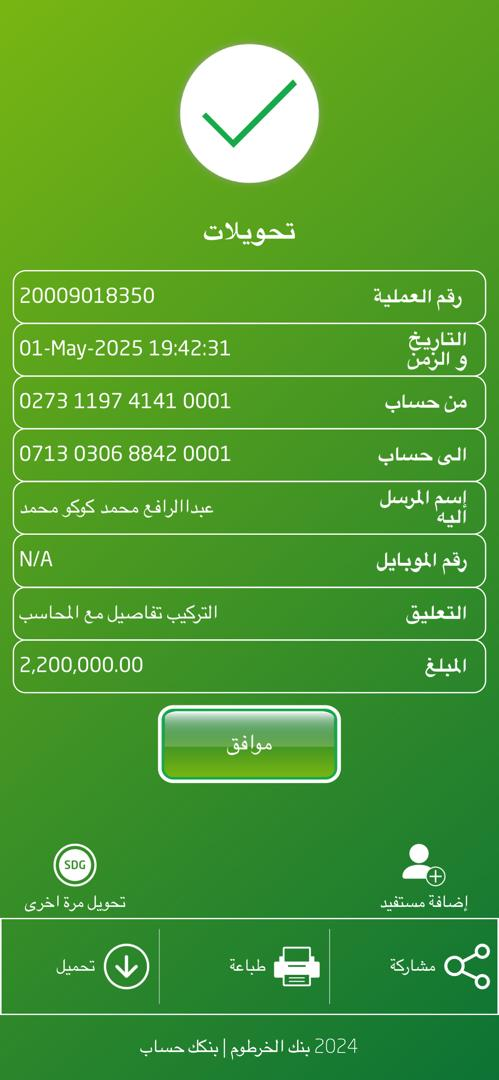
#> input picture core/image.jpg, 499 x 1080 px
$ python -i preprocessor.py   (imports and definitions only)
#> lines starting #> are read from the running program, lines starting #| are printed output that depends on the picture; after the words box and inside, x2 and y2 are one past the last pixel; in counts of white or black regions, pixels touching at a corner belong together
#> further down, picture is the input picture: shape (1080, 499, 3); mean B, G, R 52.7, 156, 80.4
"""
Image preprocessor for receipt extraction.
Crops to the white data box and normalizes size.
ROBUST VERSION: Multiple fallback strategies.
"""
import cv2
import numpy as np
from typing import Tuple, Optional


class ReceiptPreprocessor:
    """Preprocessor to crop and normalize receipts."""

    def __init__(self, target_height: int = 800):
        """
        Initialize preprocessor.

        Args:
            target_height: Target height for normalized receipts (default: 800px)
        """
        self.target_height = target_height

    def preprocess(self, image: np.ndarray, debug: bool = False) -> np.ndarray:
        """
        Preprocess receipt image.

        Args:
            image: Input image
            debug: If True, show debug visualizations

        Returns:
            Preprocessed image (cropped and normalized)
        """
#> called with debug = False
        h, w = image.shape[:2]
#> h = 1080; w = 499

        # Step 1: Find the white data box
        box_coords = self._find_white_box_robust(image)

        if box_coords is None:
            print("  ⚠️  Could not find white box, using intelligent fallback")
            # Fallback: crop to estimated region
            x = int(w * 0.03)
            y = int(h * 0.25)
            box_w = int(w * 0.94)
            box_h = int(h * 0.50)
            box_coords = (x, y, box_w, box_h)

        x, y, box_w, box_h = box_coords
        print(f"  ✓ Crop region: x={x}, y={y}, w={box_w}, h={box_h}")

        # Step 2: Crop to the box
        cropped = image[y:y+box_h, x:x+box_w]

        if debug:
            # Show the detected box
            debug_img = image.copy()
            cv2.rectangle(debug_img, (x, y), (x+box_w, y+box_h), (0, 255, 0), 3)
            cv2.imwrite("debug_box_detection.jpg", debug_img)
            cv2.imwrite("debug_cropped.jpg", cropped)
            print(f"  Saved: debug_box_detection.jpg, debug_cropped.jpg")

        # Step 3: Resize to standard height (maintaining aspect ratio)
        if self.target_height > 0:
            crop_h, crop_w = cropped.shape[:2]
            scale = self.target_height / crop_h
            new_w = int(crop_w * scale)
            resized = cv2.resize(cropped, (new_w, self.target_height),
                               interpolation=cv2.INTER_LINEAR)
            print(f"  ✓ Resized: {crop_w}x{crop_h} → {new_w}x{self.target_height}")
            return resized

        return cropped

    def _find_white_box_robust(self, image: np.ndarray) -> Optional[Tuple[int, int, int, int]]:
        """
        Find the white data box using multiple strategies.

        Args:
            image: Input image

        Returns:
            (x, y, width, height) or None if not found
        """
        h, w = image.shape[:2]
#> h = 1080; w = 499

        # Strategy 1: Horizontal projection (most reliable for this layout)
        box = self._find_by_projection(image)
        if box:
            print(f"  ✓ Found box using projection method")
            return box

        # Strategy 2: Edge-based detection
        box = self._find_by_edges(image)
        if box:
            print(f"  ✓ Found box using edge detection")
            return box

        # Strategy 3: Color-based (white region in green background)
        box = self._find_by_color(image)
        if box:
            print(f"  ✓ Found box using color detection")
            return box

        print(f"  ⚠️  All detection methods failed")
        return None

    def _find_by_projection(self, image: np.ndarray) -> Optional[Tuple[int, int, int, int]]:
        """
        Find box by analyzing horizontal brightness projection.
        The white box will have high brightness, green areas will be dark.
        """
        h, w = image.shape[:2]
#> h = 1080; w = 499

        # Convert to grayscale
        if len(image.shape) == 3:
            gray = cv2.cvtColor(image, cv2.COLOR_BGR2GRAY)
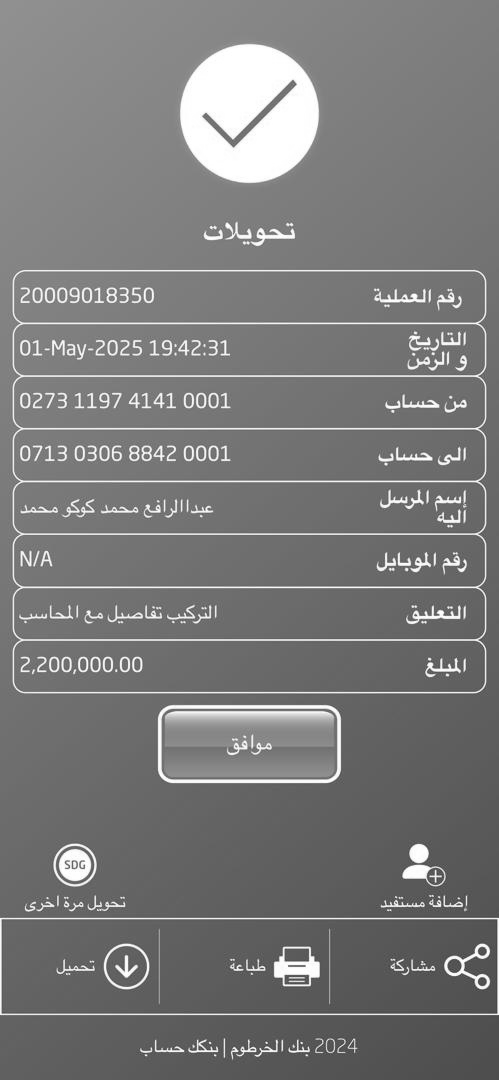
#> gray: shape (1080, 499); min 50, max 255, mean 121.6
        else:
            gray = image.copy()

        # Calculate horizontal projection (average brightness per row)
        projection = np.mean(gray, axis=1)
#> projection = 1080 values, max 239.9 at index 918, min 85.05 at index 1012, mean 121.6

        # Smooth the projection
        kernel_size = max(5, h // 100)
#> kernel_size = 10
        projection_smooth = np.convolve(projection, np.ones(kernel_size)/kernel_size, mode='same')
#> projection_smooth = 1080 values, max 162.3 at index 107, min 52.04 at index 1079, mean 121.3

        # Find the brightest continuous region (white box)
        threshold = np.mean(projection_smooth) + 20
#> threshold = 141.3

        # Find start and end of bright region
        bright_rows = projection_smooth > threshold

        # Find continuous segments
        segments = []
        start = None
        for i, is_bright in enumerate(bright_rows):
            if is_bright and start is None:
                start = i
            elif not is_bright and start is not None:
                segments.append((start, i))
                start = None
#> this loop made 1080 passes
#> (is_bright, start) on pass 48: (True, 47)
#> start on pass 298: 297
#> after the loop, segments = [(47, 177), (297, 299)]
        if start is not None:
            segments.append((start, len(bright_rows)))

        if not segments:
            return None

        # Pick the largest segment
        largest = max(segments, key=lambda s: s[1] - s[0])
#> largest = (47, 177)
        y_start, y_end = largest
#> y_start = 47; y_end = 177

        # Must be reasonably sized
        box_height = y_end - y_start
#> box_height = 130
        if box_height < h * 0.2 or box_height > h * 0.7:
            return None

        # Find horizontal boundaries (vertical projection)
        roi = gray[y_start:y_end, :]
        v_projection = np.mean(roi, axis=0)
        v_projection_smooth = np.convolve(v_projection, np.ones(kernel_size)/kernel_size, mode='same')

        v_threshold = np.mean(v_projection_smooth) + 10
        bright_cols = v_projection_smooth > v_threshold

        # Find leftmost and rightmost bright columns
        bright_indices = np.where(bright_cols)[0]
        if len(bright_indices) < w * 0.3:
            return None

        x_start = bright_indices[0]
        x_end = bright_indices[-1]

        # Add small margin
        margin_y = int(box_height * 0.02)
        margin_x = int((x_end - x_start) * 0.01)

        y_start = max(0, y_start - margin_y)
        y_end = min(h, y_end + margin_y)
        x_start = max(0, x_start - margin_x)
        x_end = min(w, x_end + margin_x)

        return (x_start, y_start, x_end - x_start, y_end - y_start)

    def _find_by_edges(self, image: np.ndarray) -> Optional[Tuple[int, int, int, int]]:
        """Find box by detecting the rounded rectangle border."""
        h, w = image.shape[:2]
#> h = 1080; w = 499

        # Convert to grayscale
        if len(image.shape) == 3:
            gray = cv2.cvtColor(image, cv2.COLOR_BGR2GRAY)
        else:
            gray = image.copy()

        # Edge detection
        edges = cv2.Canny(gray, 30, 100)
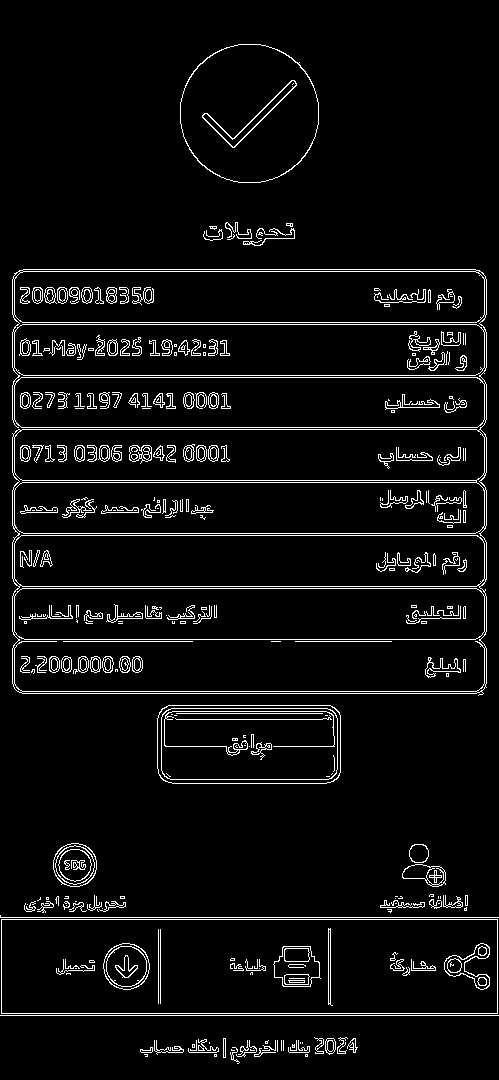
#> edges: shape (1080, 499); 5.4% white in thin lines or dots

        # Dilate to connect nearby edges
        kernel = np.ones((3, 3), np.uint8)
        edges = cv2.dilate(edges, kernel, iterations=1)
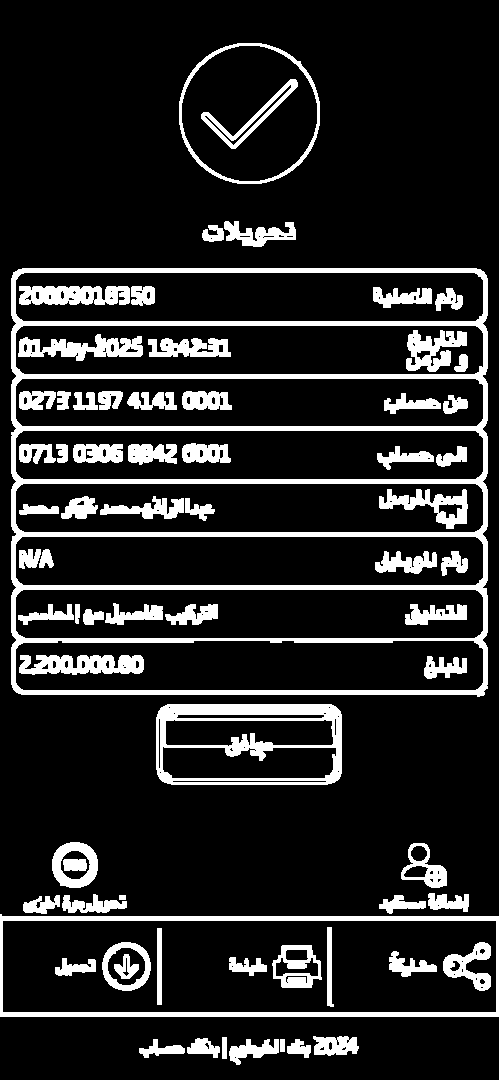
#> edges: shape (1080, 499); 14.6% white; 71 white regions

        # Find contours
        contours, _ = cv2.findContours(edges, cv2.RETR_EXTERNAL, cv2.CHAIN_APPROX_SIMPLE)
#> contours = 20 contours; largest, box (x1, y1, x2, y2) and area: (11, 268, 488, 697) 202204, (0, 914, 499, 1017) 49802, (179, 43, 320, 184) 15728, (156, 704, 342, 785) 14608, (52, 842, 98, 888) 1662

        if not contours:
            return None

        # Find rectangular contours
        candidates = []
        for contour in contours:
            x, y, cw, ch = cv2.boundingRect(contour)
            area = cw * ch

            # Filter
            if area < (w * h * 0.15):  # Too small
                continue
            if area > (w * h * 0.95):  # Too large
                continue
            if x < w * 0.01 or y < h * 0.1:  # Too close to edge
                continue
            if x + cw > w * 0.99:
                continue

            # Check if it looks like a rectangle
            hull = cv2.convexHull(contour)
            hull_area = cv2.contourArea(hull)
            if hull_area > 0:
                solidity = area / hull_area
                if solidity > 0.85:  # Pretty rectangular
                    candidates.append((area, (x, y, cw, ch)))
#> this loop made 20 passes
#> (x, y, cw, ch, area, hull_area, solidity) on pass 17: (11, 268, 477, 429, 204633, 203144.5, 1.01)
#> (x, y, cw, ch, area) on passes 1, 3, 4, 5, 7, 8: (287, 1039, 24, 19, 456), (229, 1039, 50, 26, 1300), (139, 1039, 46, 19, 874), (187, 1038, 33, 20, 660), (313, 1036, 46, 20, 920), (0, 914, 499, 103, 51397)
#> after the loop, candidates = [(204633, (11, 268, 477, 429))]

        if candidates:
            # Return the largest valid box
            candidates.sort(reverse=True)
            return candidates[0][1]

        return None

    # [68 lines left out: functions _find_by_color, preprocess_receipt, not called in this run]

>>> import cv2
>>> picture = cv2.imread('image.jpg')
>>> result = ReceiptPreprocessor().preprocess(picture)
#> in _find_white_box_robust, `box = self._find_by_edges(image)`: box = (11, 268, 477, 429)
#> in preprocess, `x, y, box_w, box_h = box_coords`: x = 11; y = 268; box_w = 477; box_h = 429
#|   ✓ Crop region: x=11, y=268, w=477, h=429
#> in preprocess, `cropped = image[y:y+box_h, x:x+box_w]`:
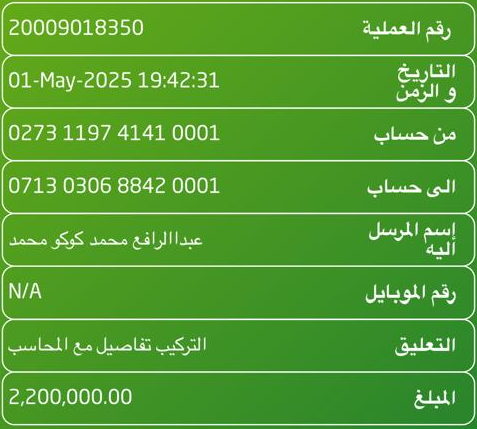
#> cropped: shape (429, 477, 3); mean B, G, R 51, 158, 84.3
#> in preprocess, `resized = cv2.resize(cropped, (new_w, self.target_height), interpolati..`:
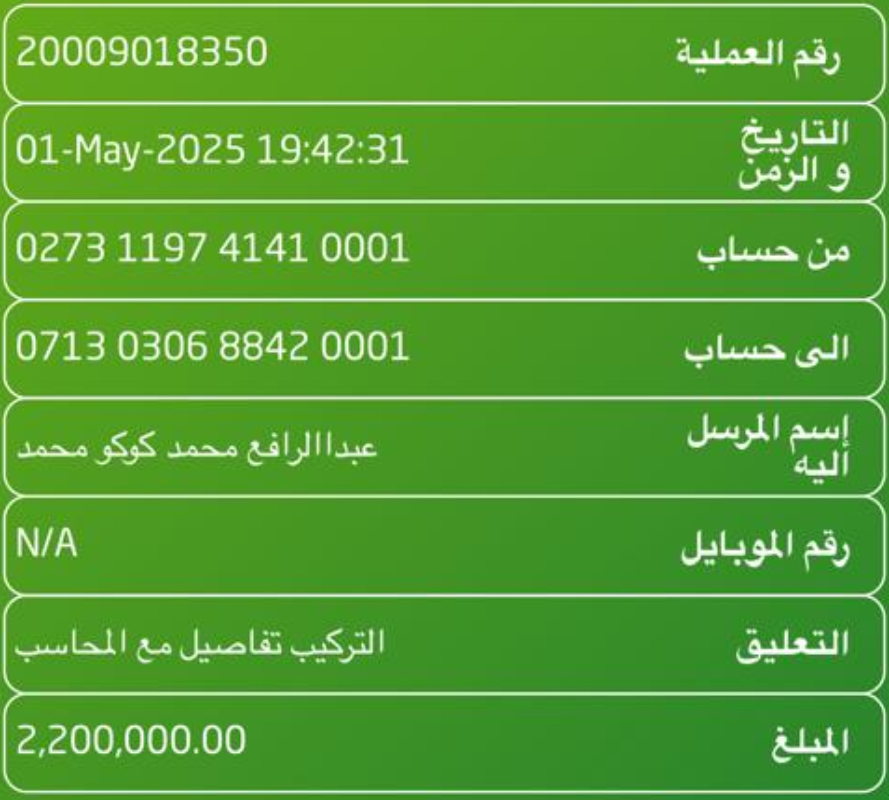
#> resized: shape (800, 889, 3); mean B, G, R 50.9, 157.9, 84.2
#|   ✓ Resized: 477x429 → 889x800
